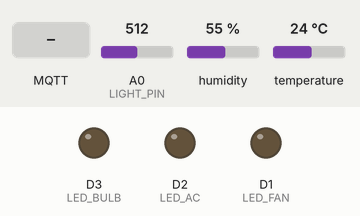
This sketch was run on a simulated ESP8266 (NodeMCU). Parts: output pins drawn as LEDs (lit = HIGH). Inputs (shaded band) come from the test bench; at power-on: A0 (LIGHT_PIN) = 512, humidity 55 %, temperature 24 °C. WiFi joins after 1.5 s; servers stay silent unless stated; random numbers use the default seed unless the sketch sets one; no MQTT or app messages arrive unless stated; what the sketch prints to the serial monitor is not drawn.

Above: at 4.2 s.
4.3 s: MQTT message "1" arrives on the first subscribed topic
At 6.2 s:
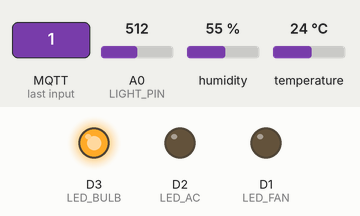
6.6 s: MQTT message "1" arrives on the second subscribed topic
At 7.5 s:
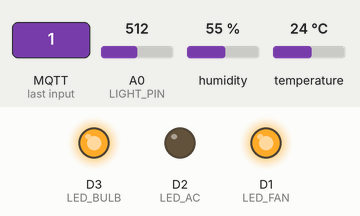
8.6 s: MQTT message "Mi 11" arrives on the first subscribed topic
At 10.0 s:
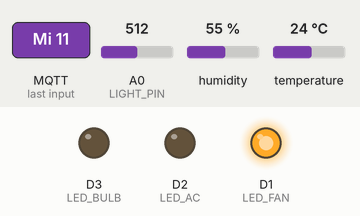
10.6 s: MQTT message "1" arrives on the third subscribed topic
At 12.3 s:
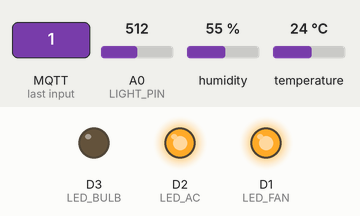
12.6 s: MQTT message "Mi 11" arrives on the second subscribed topic
At 13.9 s:
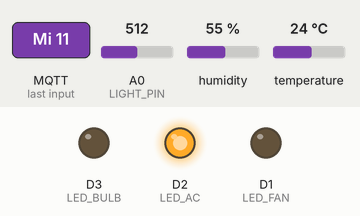
14.7 s: MQTT message "Mi 11" arrives on the third subscribed topic
At 16.4 s:
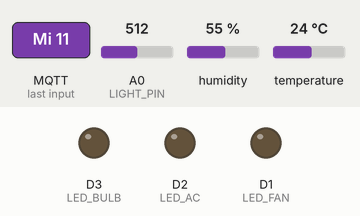
Timing chart, 0 to 17.7 s (numbered marks = the images above; inputs shaded):
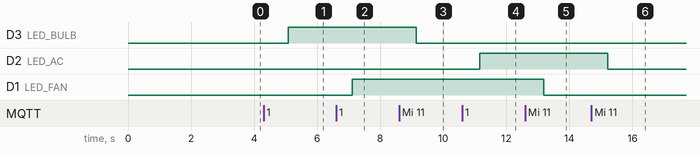

Measured:
- after the input at 4.3 s, D3 (LED_BULB): LOW → HIGH after 0.78 s
- after the input at 6.6 s, D1 (LED_FAN): LOW → HIGH after 0.51 s
- after the input at 8.6 s, D3 (LED_BULB): HIGH → LOW after 0.54 s
- after the input at 10.6 s, D2 (LED_AC): LOW → HIGH after 0.56 s
- after the input at 12.6 s, D1 (LED_FAN): HIGH → LOW after 0.59 s
- after the input at 14.7 s, D2 (LED_AC): HIGH → LOW after 0.52 s

The sketch:

DHT11_CDS.ino
```cpp
#include <ESP8266WiFi.h>
#include <PubSubClient.h>
#include "DHT.h"

#define DHTPIN D7      // Chân kết nối với DATA của DHT11 (GPIO2)
#define DHTTYPE DHT11  // Sử dụng DHT11
#define LIGHT_PIN A0   // Chân analog duy nhất trên ESP8266
#define LED_FAN D1     // Chân LED quạt (GPIO5)
#define LED_AC D2      // Chân LED điều hòa (GPIO4)
#define LED_BULB D3    // Chân LED bóng đèn (GPIO0)

//const char* ssid = "Mi 11";        // Tên mạng Wi-Fi
//const char* password = "111111111"; // Mật khẩu mạng Wi-Fi
const char* ssid = "TP-LINK_DB92";
const char* password = "96063231";

// Thông tin MQTT Broker (Mosquitto)
//const char* mqtt_server = "192.168.6.69";
const char* mqtt_server = "192.168.0.111";
//"192.168.6.69"; // Địa chỉ IP của MQTT broker
const char* mqtt_user = "B21DCCN140";      // Username MQTT nếu có
const char* mqtt_password = "1111";        // Password MQTT nếu có

WiFiClient espClient;
PubSubClient client(espClient);
DHT dht(DHTPIN, DHTTYPE);

void setup() {
  Serial.begin(115200);
  WiFi.begin(ssid, password);

  Serial.println("Connecting to Wi-Fi...");
  while (WiFi.status() != WL_CONNECTED) {
    delay(1000);
    Serial.print(".");
  }
  Serial.println("\nConnected to Wi-Fi");
  Serial.print("IP address: ");
  Serial.println(WiFi.localIP());

  client.setServer(mqtt_server, 1885);
  client.setCallback(callback);

  pinMode(LED_FAN, OUTPUT);
  pinMode(LED_AC, OUTPUT);
  pinMode(LED_BULB, OUTPUT);
  dht.begin(); // Khởi động cảm biến DHT
  delay(1000); // Đợi cảm biến ổn định
}

void reconnect() {
  while (!client.connected()) {
    Serial.print("Attempting MQTT connection...");
    if (client.connect("ESP8266Client", mqtt_user, mqtt_password)) {
      Serial.println("connected");
      // client.subscribe("control/led");
      client.subscribe("LED_CONTROL");
      client.subscribe("FAN_CONTROL");
      client.subscribe("AC_CONTROL");
    } else {
      Serial.print("failed, rc=");
      Serial.print(client.state());
      Serial.println(" try again in 5 seconds");
      delay(5000);
    }
  }
}

void callback(char* topic, byte* payload, unsigned int length) {
  String message;
  for (int i = 0; i < length; i++) {
    message += (char)payload[i];
  }

  if (strcmp(topic, "LED_CONTROL") == 0) {
    digitalWrite(LED_BULB, message.equals("1") ? HIGH : LOW);
    client.publish("LED_RESPONSE",  message.equals("1") ? "HIGH" : "LOW");
  }
  else if (strcmp(topic, "FAN_CONTROL") == 0) {
    digitalWrite(LED_FAN, message.equals("1") ? HIGH : LOW);
    client.publish("FAN_RESPONSE",  message.equals("1") ? "HIGH" : "LOW");
  }
  else if (strcmp(topic, "AC_CONTROL") == 0) {
    digitalWrite(LED_AC, message.equals("1") ? HIGH : LOW);
    client.publish("AC_RESPONSE",  message.equals("1") ? "HIGH" : "LOW");
  }

  // payload[length] = '\0'; // Kết thúc chuỗi
  // String message = String((char*)payload);

  // controlLEDs(message);
}

// void controlLEDs(String message) {
//   if (message == "fan_on") {
//     digitalWrite(LED_FAN, HIGH);
//     Serial.println("Quạt đã bật");
//   } else if (message == "fan_off") {
//     digitalWrite(LED_FAN, LOW);
//     Serial.println("Quạt đã tắt");
//   } else if (message == "ac_on") {
//     digitalWrite(LED_AC, HIGH);
//     Serial.println("Điều hòa đã bật");
//   } else if (message == "ac_off") {
//     digitalWrite(LED_AC, LOW);
//     Serial.println("Điều hòa đã tắt");
//   } else if (message == "bulb_on") {
//     digitalWrite(LED_BULB, HIGH);
//     Serial.println("Bóng đèn đã bật");
//   } else if (message == "bulb_off") {
//     digitalWrite(LED_BULB, LOW);
//     Serial.println("Bóng đèn đã tắt");
//   } else if (message == "all_on") {
//     digitalWrite(LED_FAN, HIGH);
//     digitalWrite(LED_AC, HIGH);
//     digitalWrite(LED_BULB, HIGH);
//     Serial.println("Đã bật tất cả!");
//   } else if (message == "all_off") {
//     digitalWrite(LED_FAN, LOW);
//     digitalWrite(LED_AC, LOW);
//     digitalWrite(LED_BULB, LOW);
//     Serial.println("Đã tắt tất cả!");
//   }
// }

void loop() {
  if (!client.connected()) {
    reconnect();
  }
  client.loop();

  // Đọc dữ liệu từ cảm biến DHT
  float h = dht.readHumidity();
  float t = dht.readTemperature();
  float f = dht.readTemperature(true);
  int lightValue = analogRead(LIGHT_PIN);
  // cái này để sau thêm dữ liệu random từ phần cứng
  int rand = random(1, 101);
  // Kiểm tra xem việc đọc có lỗi không
  if (isnan(h) || isnan(t) || isnan(lightValue)) {
    Serial.println("Lỗi đọc dữ liệu từ DHT11");
  } else {
    // In kết quả ra Serial Monitor
    Serial.print("Độ ẩm: ");
    Serial.print(h);
    Serial.print(" %\t");
    Serial.print("Nhiệt độ: ");
    Serial.print(t);
    Serial.print(" *C\t");
    Serial.print("Nhiệt độ (F): ");
    Serial.print(f);
    Serial.print("\t");
    Serial.print("Giá trị ánh sáng: ");
    Serial.println(lightValue);

    // Gửi dữ liệu lên MQTT
    String payload = String(t) + " "  + String(h) + " " + String(lightValue);
    // Khi yêu cầu thêm data random thì mở ra và đóng cái trên lại
    // String payload = String(t) + " "  + String(h) + " " + String(lightValue) + " " + String(rand);
    client.publish("SENSOR/DATA", String(payload).c_str());
  }

  delay(2000); // Đợi 2 giây trước khi đọc lại
}
```
